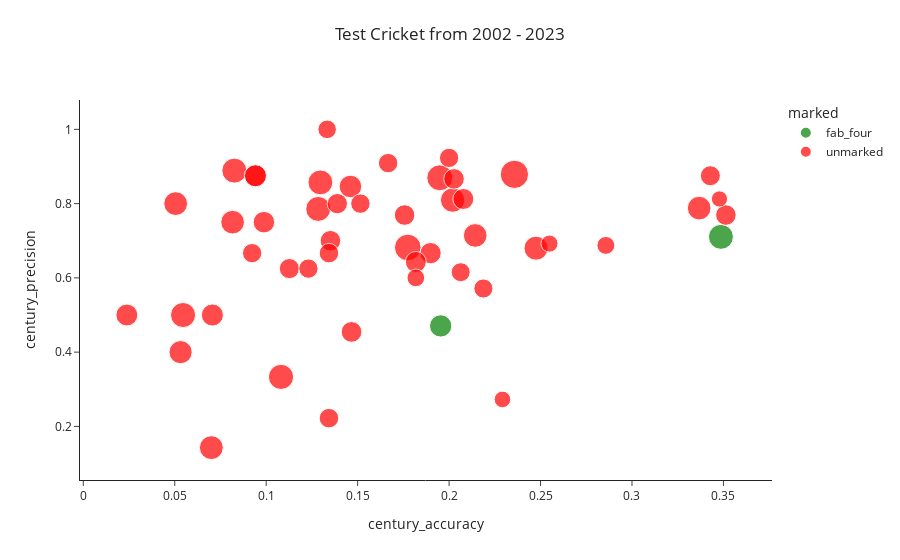

Source (notebook cell):
### Code cell
import plotly.express as px

fig = px.scatter(
    plyer_stats, 
    x="century_accuracy", 
    y="century_precision", 
    size="sample", 
    hover_name="player_name", 
    color="marked",
    color_discrete_map={'unmarked': 'red', 'marked': 'blue', "fab_four": "green"},
    template="simple_white",
    title="One Day Internationals from 2002 - 2023"
    # marginal_x="box",
    # marginal_y="box",
    )

fig.update_layout(
    title={
        'text': "Test Cricket from 2002 - 2023",
        'y':0.95,
        'x':0.5,
        'xanchor': 'center',
        'yanchor': 'top'})
fig.show()

### Figure 1 — Plotly figure (JSON) as saved in the notebook; plotly's stock layout.template omitted (floating-point values rounded to 4 significant figures)
{"data": [{"hovertemplate": "<b>%{hovertext}</b><br><br>marked=fab_four<br>century_accuracy=%{x}<br>century_precision=%{y}<br>sample=%{marker.size}<extra></extra>", "hovertext": ["V Kohli", "KS Williamson"], "legendgroup": "fab_four", "marker": {"color": "green", "size": [109, 87], "sizemode": "area", "sizeref": 0.35, "symbol": "circle"}, "mode": "markers", "name": "fab_four", "orientation": "v", "showlegend": true, "type": "scatter", "x": [0.3486, 0.1954], "xaxis": "x", "y": [0.7105, 0.4706], "yaxis": "y"}, {"hovertemplate": "<b>%{hovertext}</b><br><br>marked=unmarked<br>century_accuracy=%{x}<br>century_precision=%{y}<br>sample=%{marker.size}<extra></extra>", "hovertext": ["RG Sharma", "MJ Guptill", "Babar Azam", "PR Stirling", "AJ Finch", "DA Warner", "Mohammad Rizwan", "JC Buttler", "Mohammad Hafeez", "EJG Morgan", "Shoaib Malik", "Shakib Al Hasan", "KL Rahul", "Q de Kock", "DA Miller", "GJ Maxwell", "BB McCullum", "Mahmudullah", "AD Hales", "Mohammad Shahzad", "JP Duminy", "CH Gayle", "LRPL Taylor", "KJ O'Brien", "A Balbirnie", "TM Dilshan", "DJ Malan", "Mohammad Nabi", "S Dhawan", "C Munro", "Najibullah Zadran", "Umar Akmal", "Tamim Iqbal", "SA Yadav", "AB de Villiers", "Liton Das", "MDKJ Perera", "MN Samuels", "MS Dhoni", "SK Raina", "KA Pollard", "RR Hendricks", "F du Plessis", "LMP Simmons", "JJ Roy", "N Pooran", "MP O'Dowd", "Ahmed Shehzad"], "legendgroup": "unmarked", "marker": {"color": "red", "size": [140, 124, 98, 118, 104, 101, 74, 98, 109, 108, 109, 111, 70, 79, 98, 89, 74, 110, 74, 65, 75, 77, 100, 94, 85, 77, 56, 99, 66, 64, 85, 81, 71, 46, 74, 72, 63, 66, 84, 65, 85, 51, 48, 67, 65, 67, 55, 60], "sizemode": "area", "sizeref": 0.35, "symbol": "circle"}, "mode": "markers", "name": "unmarked", "orientation": "v", "showlegend": true, "type": "scatter", "x": [0.2357, 0.1774, 0.3367, 0.1949, 0.2019, 0.2475, 0.3514, 0.2143, 0.1284, 0.1296, 0.08257, 0.1081, 0.3429, 0.1899, 0.08163, 0.1461, 0.2027, 0.05455, 0.1757, 0.2, 0.1467, 0.2078, 0.07, 0.05319, 0.09412, 0.1818, 0.2857, 0.05051, 0.1667, 0.2188, 0.09412, 0.09877, 0.1127, 0.3478, 0.1351, 0.1389, 0.2063, 0.1515, 0.02381, 0.09231, 0.07059, 0.2549, 0.2292, 0.1343, 0.1231, 0.1343, 0.1818, 0.1333], "xaxis": "x", "y": [0.8788, 0.6818, 0.7879, 0.8696, 0.8095, 0.68, 0.7692, 0.7143, 0.7857, 0.8571, 0.8889, 0.3333, 0.875, 0.6667, 0.75, 0.8462, 0.8667, 0.5, 0.7692, 0.9231, 0.4545, 0.8125, 0.1429, 0.4, 0.875, 0.6429, 0.6875, 0.8, 0.9091, 0.5714, 0.875, 0.75, 0.625, 0.8125, 0.7, 0.8, 0.6154, 0.8, 0.5, 0.6667, 0.5, 0.6923, 0.2727, 0.6667, 0.625, 0.2222, 0.6, 1], "yaxis": "y"}], "layout": {"legend": {"itemsizing": "constant", "title": {"text": "marked"}, "tracegroupgap": 0}, "title": {"text": "Test Cricket from 2002 - 2023", "x": 0.5, "xanchor": "center", "y": 0.95, "yanchor": "top"}, "xaxis": {"anchor": "y", "domain": [0, 1], "title": {"text": "century_accuracy"}}, "yaxis": {"anchor": "x", "domain": [0, 1], "title": {"text": "century_precision"}}}}
